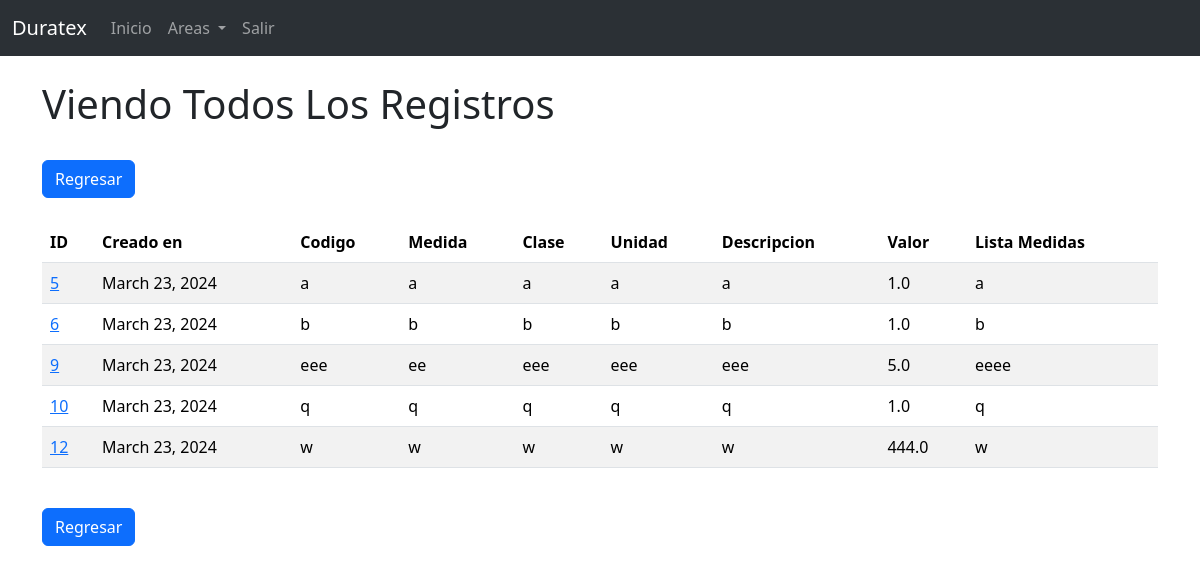
The page /inventarios/registros/ (signed in) on the database as committed earlier.
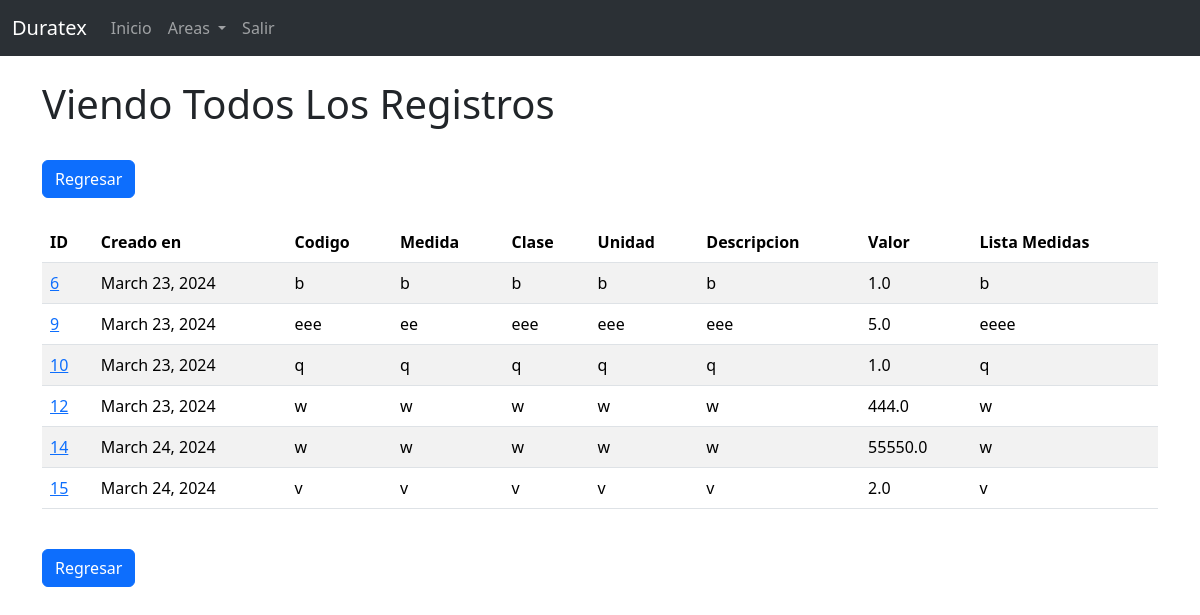
The same page on the database as committed later.
### sfcs/models.py (models this page shows, shortened)
class Almacen(models.Model):
    creado_en = models.DateField(auto_now_add=True)
    codigo = models.CharField(max_length=100)
    medida = models.CharField(max_length=100)
    clase = models.CharField(max_length=100)
    unidad = models.CharField(max_length=100)
    descripcion = models.CharField(max_length=150)
    valor = models.FloatField(max_length=15)
    lista_medidas = models.CharField(max_length=100)

### sfcs/views.py (the view)
# urls.py: path('inventarios/registros/', views.inventarios_registros, name='inventarios_registros'),
def inventarios_registros(request):
    if request.user.is_authenticated:
        registros = Almacen.objects.all()
    else:
        messages.error(request, "Debes de iniciar sesion!")
        print ("no ha iniciado sesion para ver esa pagina")
        return redirect('home')
    return render(request, 'inventarios/registro.html', {'registros': registros})

### sfcs/templates/inventarios/registro.html (shortened to what this page needs)
{% extends 'base.html' %}
{% block content %}
{% if user.is_authenticated %}
<h1>Viendo Todos Los Registros</h1>
<br/>
<a href="javascript:history.back()" class="btn btn-primary">Regresar</a>
<br/><br/>
{% if registros %}
<table class="table table-striped table-hover">
  <thead>
    <tr>
      <th scope="col">ID</th>
      <th scope="col">Creado en</th>
      <th scope="col">Codigo</th>
      <th scope="col">Medida</th>
      <th scope="col">Clase</th>
      <th scope="col">Unidad</th>
      <th scope="col">Descripcion</th>
      <th scope="col">Valor</th>
      <th scope="col">Lista Medidas</th>
    </tr>
  </thead>
  <tbody>
    {% for registro in registros %}
    <tr>
      <td><a href="{% url 'inventarios_registro' registro.id %}"">{{ registro.id }}</a></td>
      <td>{{ registro.creado_en }}</td>
      <td>{{ registro.codigo }}</td>
      <td>{{ registro.medida }}</td>
      <td>{{ registro.clase }}</td>
      <td>{{ registro.unidad }}</td>
      <td>{{ registro.descripcion }}</td>
      <td>{{ registro.valor }}</td>
      <td>{{ registro.lista_medidas }}</td>
    </tr>
    {% endfor %}
  </tbody>
</table>
{% endif %}
<br/>
<a href="javascript:history.back()" class="btn btn-primary">Regresar</a>
<br/>
{% endif %}
{% endblock %}

### sfcs/templates/base.html (shortened to what this page needs)
<!doctype html>
<html lang="en">
  <head>
    <link href="https://cdn.jsdelivr.net/npm/bootstrap@5.3.3/dist/css/bootstrap.min.css" rel="stylesheet">
  </head>
  <body>
    {% include 'navbar.html' %}
    <div class="container"><br>
        {% block content %}
        {% endblock %}
    </div>
  </body>
</html>

### sfcs/templates/navbar.html (shortened to what this page needs)
<nav class="navbar navbar-expand-lg bg-body-tertiary" data-bs-theme="dark">
    <div class="container-fluid">
      <a class="navbar-brand" href="/">Duratex</a>
      <div class="collapse navbar-collapse" id="navbarNav">
        <ul class="navbar-nav">
          <li class="nav-item">
            <a class="nav-link" aria-current="page" href="#">Inicio</a>
          </li>
          <li class="nav-item dropdown">
            <a class="nav-link dropdown-toggle" href="#" role="button" data-bs-toggle="dropdown" aria-expanded="false">
              Areas
            </a>
          </li>
            {% if user.is_authenticated %}
          <li class="nav-item">
            <a class="nav-link" href="{% url 'logout' %}">Salir</a>
          </li>
          {% endif %}
        </ul>
      </div>
    </div>
  </nav>

Rows that differ between the two databases and show on the page:
removed Almacen: id "5", creado_en "March 23, 2024", codigo "a", medida "a", clase "a", unidad "a", descripcion "a", valor "1.0", lista_medidas "a"
added Almacen: id "14", creado_en "March 24, 2024", codigo "w", medida "w", clase "w", unidad "w", descripcion "w", valor "55550.0", lista_medidas "w"
added Almacen: id "15", creado_en "March 24, 2024", codigo "v", medida "v", clase "v", unidad "v", descripcion "v", valor "2.0", lista_medidas "v"
